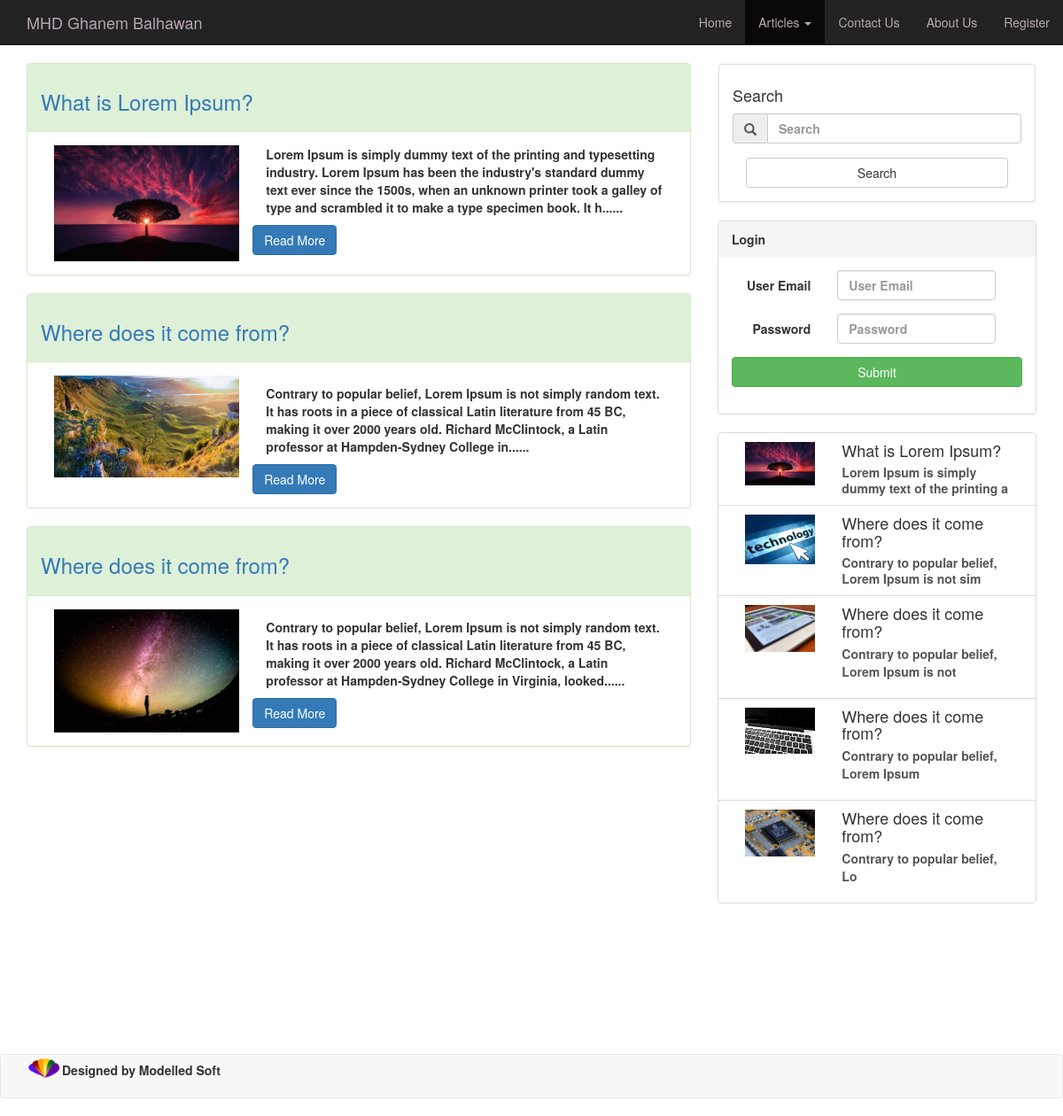
The page /menu.php?cat_name=nature on the database its author committed.
### tables this page shows
CREATE TABLE `tbl_post` (
  `pos_id` int(11) NOT NULL,
  `pos_title` text NOT NULL,
  `pos_description` text,
  `pos_image` text,
  `pos_category` text NOT NULL,
  `pos_status` text NOT NULL,
  `pos_date` timestamp NOT NULL DEFAULT CURRENT_TIMESTAMP ON UPDATE CURRENT_TIMESTAMP,
  `pos_author` text NOT NULL
);

### menu.php (the view, shortened to what this page needs)
<?php include 'includes/db.php';
?>
<DOCTYPE html>
<html>
	<head>
	<link rel="stylesheet" href="bootstrap/css/bootstrap.css">
	</head>
	<body id="Articles">
	<?php include 'includes/header.php';?>
	<div class="container">
		<article class="row">
			<div class="col-md-4 visible-xs">
				<?php include 'includes/sidebar.php'; ?>
			</div>
			<section class="col-lg-8 pull-left">
				<?php
					$sel_sql = "SELECT * FROM `tbl_post` where pos_category = '$_GET[cat_name]' AND pos_status ='published'";
					$pre_sql = mysqli_query($conn,$sel_sql);
						while($rows = mysqli_fetch_assoc($pre_sql)){
							echo '
							<div class = "panel panel-success">
								<div class="panel-heading">
								<a class="hidden" href="post.php">'.$rows['pos_category'].'</a>
									<h3><a href ="post.php?pos_id='.$rows['pos_id'].'">'.$rows['pos_title'].'</a></h3>
								</div>
								<div class="panel-body">
									<div class = "col-lg-4">
										<img src="'.$rows['pos_image'].'" width = "100%">
									</div>
									<div class="col-lg-8">
										<p>'.substr($rows['pos_description'],0,250).'......</p>
									</div>
										<a href ="post.php?pos_id='.$rows['pos_id'].'" class = "btn btn-primary">Read More</a>
								</div>
							</div>
							';
							}
				?>
			</section>
			<div class="visible-lg col-md-4 pull-right"><?php include 'includes/sidebar.php'; ?></div>
		</article>
	</div>
	<div style="margin:50px;width:50px;height:50px;"></div>
	<?php include 'includes/footer.php'; ?>
	</body>
</html>

### includes/list.php
<div class="list-group pull-right">
	<?php
		$sel_side = "SELECT * FROM tbl_post WHERE pos_status ='published' limit 5";
		$pre_side = mysqli_query($conn,$sel_side);
		while($rows = mysqli_fetch_assoc($pre_side)){
			if(isset($_GET['pos_id'])){
				if($_GET['pos_id'] == $rows['pos_id']){
					$class="active";
				} else {
					$class="";
				}
			}else {
				$class="";
			}
				echo '
				<a href="post.php?pos_id='.$rows['pos_id'].'" class="list-group-item '.$class.'">
					<div class="col-sm-4">
						<img src="'.$rows['pos_image'].'" width="100%">
					</div>
					<div class="col-sm-8">
						<h4 class="list-group-item-heading">'.$rows['pos_title'].'</h4>
						<p class="list-group-item-text">'.substr($rows['pos_description'],0,50).'</p>
					</div>
					<div style="clear:both;"></div>
				</a>
				';
		}
	?>
</div>

### rows shown on the page
tbl_post: pos_title "What is Lorem Ipsum?", pos_image (picture), pos_description "Lorem Ipsum is simply dummy text of the printing and typesetting industry. Lorem Ipsum has been the industry's standard dummy text ever since the 1500s, when an unknown printer took a galley of type and scrambled it to make a type specimen book. It h", pos_description "Lorem Ipsum is simply dummy text of the printing a"
tbl_post: pos_title "Where does it come from?", pos_image (picture), pos_description "Contrary to popular belief, Lorem Ipsum is not simply random text. It has roots in a piece of classical Latin literature from 45 BC, making it over 2000 years old. Richard McClintock, a Latin professor at Hampden-Sydney College in"
tbl_post: pos_title "Where does it come from?", pos_image (picture), pos_description "Contrary to popular belief, Lorem Ipsum is not simply random text. It has roots in a piece of classical Latin literature from 45 BC, making it over 2000 years old. Richard McClintock, a Latin professor at Hampden-Sydney College in Virginia, looked"
tbl_post: pos_image (picture), pos_title "Where does it come from?", pos_description "Contrary to popular belief, Lorem Ipsum is not sim"
tbl_post: pos_image (picture), pos_title "Where does it come from?", pos_description "Contrary to popular belief, Lorem Ipsum is not"
tbl_post: pos_image (picture), pos_title "Where does it come from?", pos_description "Contrary to popular belief, Lorem Ipsum"
tbl_post: pos_image (picture), pos_title "Where does it come from?", pos_description "Contrary to popular beli ef, Lo"
